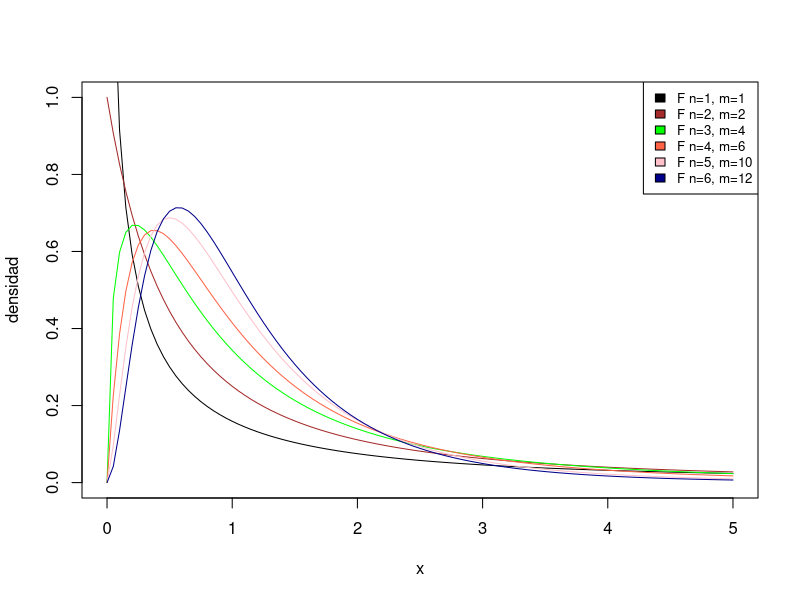

Write the R code that produced this figure.
## ---- chunk 1
curve(df(x, df1=1, df2=1), xlim = c(0, 5), ylim = c(0, 1),
      col = "black", ylab = "densidad", xlab = "x")
legend("topright",  legend = c("F n=1, m=1", "F n=2, m=2",
                              "F n=3, m=4", "F n=4, m=6",
                              "F n=5, m=10", "F n=6, m=12"),
       fill = c("black", "brown", "green", "tomato", 
                "pink", "darkblue"),cex = 0.8)
                curve(df(x, df1 = 2, df2=2), col = "brown", add = TRUE)
curve(df(x, df1 = 3, df2=4), col = "green", add = TRUE)
curve(df(x, df1 = 4, df2=6), col = "tomato", add = TRUE)
curve(df(x, df1 = 5, df2=10), col = "pink", add = TRUE)
curve(df(x, df1 = 6, df2=12), col = "darkblue", add = TRUE)
## ---- chunk 2
pf(8,df1 = 5,df2=10)
qf(0.05,df1 = 5,df2=10)
## ---- chunk 3
n=c(1,2,3,4,5)
factorial(n)
gamma(n+1)
gamma(1/2)
sqrt(pi)
gamma(1/2)
sqrt(pi)
## ---- chunk 4
pf(8,df1=5,df2=10)
1-pf(1/8,df1=10,df2=5)
